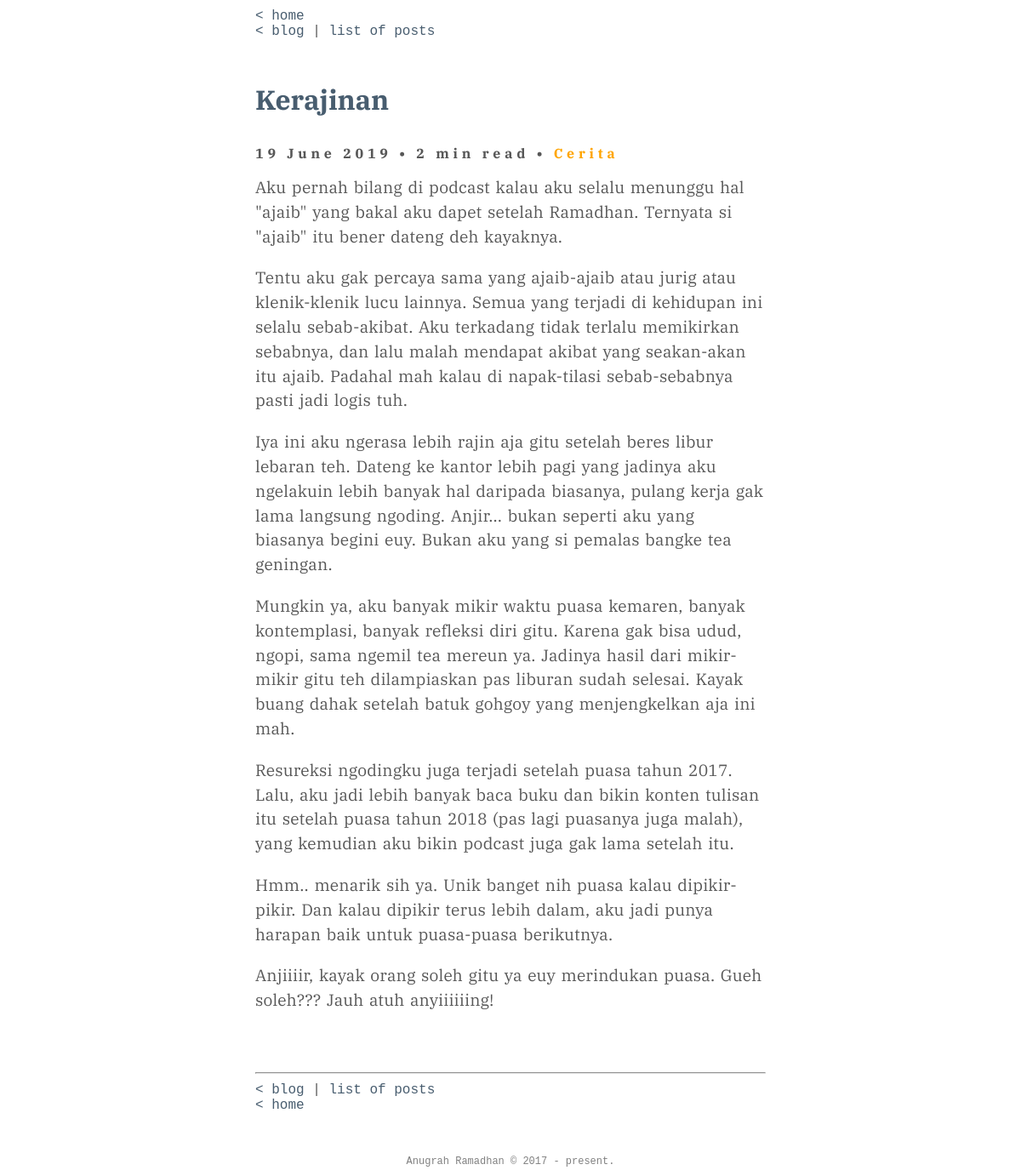
Screenshot of /blog/kerajinan with the database file from the repository.
### tables this page shows
CREATE TABLE `blogpost` (
  `id` int(11) NOT NULL AUTO_INCREMENT,
  `judul` varchar(250) NOT NULL,
  `isi` text NOT NULL,
  `waktu` timestamp NOT NULL DEFAULT CURRENT_TIMESTAMP,
  `tag` varchar(20) NOT NULL,
  `slug` varchar(100) NOT NULL,
  PRIMARY KEY (`id`)
);

### app/functions/functions.php (called while the page is built, shortened)
<?php
function tulisanPerSlug($slug){
	global $link;
	$query = "SELECT * FROM blogpost WHERE slug = '$slug'";
	$result = mysqli_query($link, $query) or die ('gagal nampilin data blog');;
	return $result;
}

### post.php (the view, shortened to what this page needs)
<?php
require_once "app/templates/header.php";
$slug = $_GET['slug'];
if(isset($_GET['slug'])){
	$post = tulisanPerSlug($slug);
	while ($row = mysqli_fetch_assoc($post)){
		$judul = $row['judul'];
		$isi   = $row['isi'];
		$tag   = $row['tag'];
		$selag = $row['slug'];
		$waktu = $row['waktu'];
	}
}
$pecah = explode("\r\n\r\n", $isi);
$text = "";
for($i=0; $i<=count($pecah)-1; $i++)
{
    $part = str_replace($pecah[$i], "<p class='content'>".$pecah[$i]."</p><br>", $pecah[$i]);
    $text .= $part;
}
$readtime = str_word_count($isi)/225;
if ($readtime >= 1)
{
	$readtime = ceil($readtime) . ' min read';
} else {
	$readtime = ceil($readtime * 60) . ' sec read';
}
?>
<div class="homelink">
	<p><a href="<?=BASEURL;?>">&lt; home</a></p>
	<p><a href="../blog">&lt; blog</a> | <a href="../postlist">list of posts</a></p>
</div>
<div class="artikel">
	<div class="title">
		<h1><a href="<?=$selag;?>"><?=$judul;?></a></h1>
	</div>
	<div class="aftertitle"><?= date('d F Y', strtotime($waktu)); ?> • <?=$readtime;?> • <a href="../post/tag/<?=$tag;?>"><?= $tag; ?></a></div>
	<p class="content"><?=$text;?></p>
</div>
<hr>
<div class="homelink">
	<p><a href="../blog">&lt; blog</a> | <a href="../postlist">list of posts</a></p>
	<p><a href="<?=BASEURL;?>">&lt; home</a></p>
</div>
<?php require_once	"app/templates/footer.php";?>

### public/css/style.css (style rules this page uses)
* { margin: 0; padding: 0; }
a { color: #485d6f; }
a:link { text-decoration: none; }
hr { border-color: #E6E6E6; }
.homelink { font-family: 'Courier', serif; margin-top: 10px; margin-bottom: 50px; }
.aftertitle { font-weight: bold; margin-top: 2rem; margin-bottom: 1rem; letter-spacing: 0.3rem; }
.aftertitle a { color: orange; }
.artikel { margin-bottom: 50px; }
.content { word-spacing: 2px; letter-spacing: .00836rem; font-size: 1.2rem; line-height: 1.8rem; }

### rows the page displays
blogpost: judul "Kerajinan", waktu "19 June 2019", isi "2 min read", tag "Cerita", isi "Aku pernah bilang di podcast kalau aku selalu menunggu hal \"ajaib\" yang bakal aku dapet setelah Ramadhan. Ternyata si \"ajaib\" itu bener dateng deh kayaknya. Tentu aku gak percaya sama yang ajaib-ajaib atau jurig atau klenik-klenik lucu lainnya. Semua yang terjadi di kehidupan ini selalu sebab-akibat. Aku terkadang tidak terlalu memikirkan sebabnya, dan lalu malah mendapat akibat yang seakan-akan itu ajaib. Padahal mah kalau di napak-tilasi sebab-sebabnya pasti jadi logis tuh. Iya ini aku ngerasa lebih rajin aja gitu setelah beres libur lebaran teh. Dateng ke kantor lebih pagi yang jadinya aku ngelakuin lebih banyak hal daripada biasanya, pulang kerja gak lama langsung ngoding. Anjir...…"
